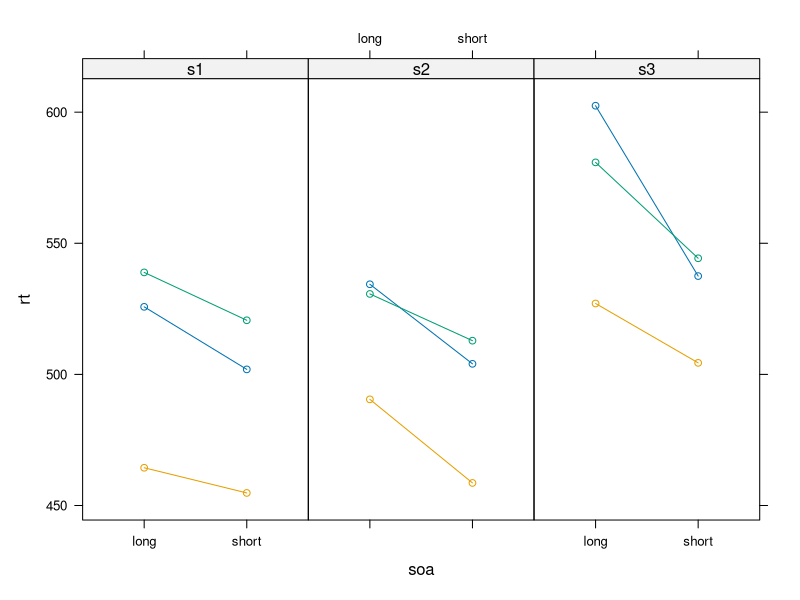
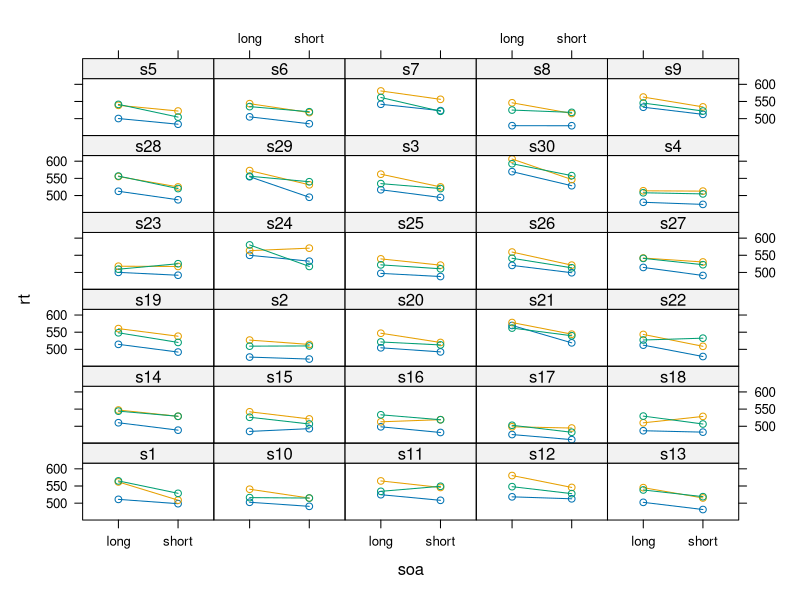

Recreate these plots in R, in order. (Note: this script raises an error after producing the figures.)
## ---- chunk 1
library(lattice)
library(lme4)

#--------------- (1) Create data frame ---------------
datsim <- expand.grid(subject = factor(c("s1" , "s2" , "s3" )),
                      item    = factor(c("w1" , "w2" , "w3" )),
                      soa     = factor(c("long" , "short" )))
datsim <- datsim |> sort_by(~ subject)

#--------------- (2) Define parameters ---------------
beta0 <- 522.11
beta1 <- -18.89

sw  <- 21.1
sy0 <- 23.89
sy1 <- 9
ry  <- -1
se  <- 9.9

#--------------- (3) Create vectors and simulate data ---------------
# Fixed effects
b0 <- rep(beta0, 18)
b1 <- rep(rep(c(0, beta1), each = 3), 3)

# Draw random effects
w <- rep(rnorm(3, mean = 0, sd = sw), 6)
e <- rnorm(18, mean = 0, sd = se)

# Bivariate normal distribution
sig <- matrix(c(sy0^2, ry * sy0 * sy1, ry * sy0 * sy1, sy1^2), 2, 2)
y01 <- mvtnorm::rmvnorm(3, mean = c(0, 0), sigma = sig)
y0 <- rep(y01[,1], each = 6)
y1 <- rep(c(0, y01[1,2],
            0, y01[2,2],
            0, y01[3,2]), each = 3)

datsim$rt <- b0 + b1 + w + y0 + y1 + e

#--------------- (4) Simulate data using model matrices ---------------
X <- model.matrix( ~ soa, datsim)
Z <- model.matrix( ~ 0 + item + subject + subject:soa, datsim,
                  contrasts.arg = list(subject = contrasts(datsim$subject,
                                                        contrasts = FALSE)))

# Fixed effects
beta <- c(beta0, beta1)
# Random effects
u <- c(w = unique(w),
       y0 = y01[,1],
       y1 = y01[,2])

datsim$rt2 <- X %*% beta + Z %*% u + e

#--------------- (5) Visualize simulated data ---------------
xyplot(rt ~ soa | subject, datsim, group = item, type = "b", layout = c(3, 1))
## ---- chunk 2
n <- 30

datsim <- expand.grid(subject = factor(paste0("s", 1:n)),
                      item    = factor(c("w1" , "w2" , "w3" )),
                      soa     = factor(c("long" , "short" )))
datsim <- datsim |> sort_by(~ subject)

beta0 <- 522.11
beta1 <- -18.89

sw  <- 21.1
sy0 <- 23.89
sy1 <- 9
ry  <- -1
se  <- 9.9

w <- rnorm(3, mean = 0, sd = sw)
e <- rnorm(n * 6, mean = 0, sd = se)

# Bivariate normal distribution
sig <- matrix(c(sy0^2, ry * sy0 * sy1, ry * sy0 * sy1, sy1^2), 2, 2)
y01 <- mvtnorm::rmvnorm(n, mean = c(0, 0), sigma = sig)

beta <- c(beta0, beta1)
# Random effects
u <- c(w = w,
       y0 = y01[,1],
       y1 = y01[,2])

X <- model.matrix( ~ soa, datsim)
Z <- model.matrix( ~ 0 + item + subject + subject:soa, datsim,
                  contrasts.arg = list(subject = contrasts(datsim$subject,
                                                        contrasts = FALSE)))

datsim$rt <- X %*% beta + Z %*% u + e

xyplot(rt ~ soa | subject, datsim, group = item, type = "b", layout=c(5, 6))
## ---- chunk 3
m1 <- lmer(Healing ~ Condition + (1 | Subject) + (1 | ResponseId), dat)
m2 <- lmer(Healing ~ Condition + (Condition | Subject) + (1 | ResponseId), dat)
m3 <- lmer(Healing ~ Condition + (1 | Subject) +
           (0 + dummy(Condition, "28") | Subject) +
           (0 + dummy(Condition, "56") | Subject) +
           (1 | ResponseId), dat)
## ---- chunk 4
pm1 <- profile(m1)
pm2 <- profile(m2)
pm3 <- profile(m3)

ci1 <- confint(pm1)
ci2 <- confint(pm2)
ci3 <- confint(pm3)

xy1 <- ci1[c("(Intercept)", "Condition28", "Condition56"), ]
xy2 <- ci2[c("(Intercept)", "Condition28", "Condition56"), ]
xy3 <- ci3[c("(Intercept)", "Condition28", "Condition56"), ]

dp <- data.frame(par = c("(Intercept)", "Condition28", "Condition56"),
                 model = rep(c("m1", "m2", "m3"), each = 3),
                 ci = c(xy1[, 1], xy2[, 1], xy3[, 1], xy1[, 2], xy2[, 2], xy3[, 2])
)

dotplot(par ~ ci, dp[dp$model != "m3",], groups = model, auto.key = T, xlab = "")

dotplot(model ~ ci | par, dp, groups = model, xlab = "", layout = c(1, 3), pch = 16)
